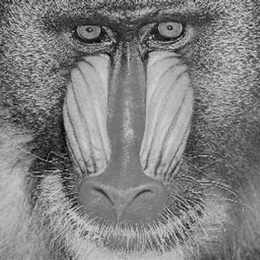
%> input picture Images/Baboon.tif, 260 x 260 px, shrunk from 512 x 512 before the run; its folder holds only this picture in this run
$ octave q2_executor.m   (GNU Octave 9; MATLAB toolbox functions it lacks are replaced by stand-ins)
%> lines starting %> are read from the running program, lines starting %| are printed output that depends on the picture
### Quantization.m
function Q_Image = Quantization(original_image,d)

    [H, W] = size(original_image);
    %========================================================
    Cols_Vector = int16(reshape(original_image, 1, []));
    Rows_Vector = int16(reshape(original_image', 1, []));
    %========================================================
    for i=2:length(Cols_Vector)
        %----------------------------------------------
        if abs(Cols_Vector(i-1) - Cols_Vector(i)) <= d
            Cols_Vector(i) = Cols_Vector(i-1);
        end
        %----------------------------------------------
        if abs(Rows_Vector(i-1) - Rows_Vector(i)) <= d
            Rows_Vector(i) = Rows_Vector(i-1);
        end
        %----------------------------------------------
    end
    %----------------------------------------------
    Cols_Vector = uint8(Cols_Vector);
    Rows_Vector = uint8(Rows_Vector);
    %========================================================
    C_rle = rlc(Cols_Vector);
    R_rle = rlc(Rows_Vector);
    %========================================================
    Entropy_C =  My_Entropy(C_rle{1})*length(C_rle{1})/(H*W) + ...
                 My_Entropy(C_rle{2})*length(C_rle{2})/(H*W);
    %==============================================
    Entropy_R =  My_Entropy(R_rle{1})*length(R_rle{1})/(H*W) + ...
                 My_Entropy(R_rle{2})*length(R_rle{2})/(H*W);
    %========================================================
    if Entropy_C >= Entropy_R
        Q_Image = uint8(reshape(Rows_Vector, H, W)');
    else
        Q_Image = uint8(reshape(Cols_Vector, H, W));
    end
    %========================================================
end

### rlc.m
function data = rlc(x)
% data = rle(x) (de)compresses the data with the RLE-Algorithm
%   Compression:
%      if x is a numbervector data{1} contains the values
%      and data{2} contains the run lenths
%
%   Decompression:
%      if x is a cell array, data contains the uncompressed values
%
%      Version 1.0 by Stefan Eireiner (<a href="mailto:stefan-e@web.de?subject=rle">stefan-e@web.de</a>)
%      based on Code by Peter J. Acklam
%      last change 14.05.2004

if iscell(x) % decoding
	i = cumsum([ 1 x{2} ]);
	j = zeros(1, i(end)-1);
	j(i(1:end-1)) = 1;
	data = x{1}(cumsum(j));

else % encoding
	if size(x,1) > size(x,2), x = x'; end % if x is a column vector, tronspose
    i = [ find( x(1:end-1) ~= x(2:end) ) length(x) ];
	data{2} = diff([ 0 i ]);
	data{1} = x(i);
end

### My_Entropy.m
function E = My_Entropy(Input_Image)

    Input_Image = reshape(Input_Image, 1, []);
    if min(Input_Image) ~= 1
        Input_Image = Input_Image - min(Input_Image) + 1;
    end
    p = zeros(1,max(Input_Image));
    for i = 1:length(Input_Image)
        p(Input_Image(i)) = p(Input_Image(i)) + 1;
    end
    p = p/sum(p);
    p(p==0) = [];
    E = sum(-p.*log2(p));
end

### My_MSE.m
function MSE = My_MSE(Original_Image, Reconstructed_Image)
    % Ensure both images are of the same size
    assert(isequal(size(Original_Image), size(Reconstructed_Image)), 'Both images must have the same size.');

    Original_Image = int16(Original_Image);
    Reconstructed_Image = int16(Reconstructed_Image);

    % Compute the squared difference between the images
    squared_diff = (Original_Image - Reconstructed_Image).^2 ;

    % Calculate the MSE
    MSE = sum(squared_diff(:)) / numel(Original_Image);
end

### My_PSNR.m
function PSNR = My_PSNR(Original_Image, Reconstructed_Image)
    MSE = My_MSE(Original_Image, Reconstructed_Image);
    max_pixel_value = 255;
    if MSE ==0
        PSNR = inf;
    else
        PSNR = 10 * log10((max_pixel_value^2) / MSE);
    end
end

### q2_executor.m
clc
clear
%=======================================================
d = 5 ;
%=======================================================
files = dir(fullfile('Images'));
numFiles = numel(files);
total_entropy = 0 ;
toall_PSNR = 0 ;
%=======================================================
for fileIndex=3:numFiles
    %=======================================================
    original_Image = imread(fullfile('Images', files(fileIndex).name)) ;
%> original_Image is the input picture: size 260x260 uint8; min 0, max 225, mean 128.5
    s = size(original_Image);
%> s = [260 260]
    %=======================================================
    Q_Image = Quantization(original_Image,d);
%> in rlc, `i = [ find( x(1:end-1) ~= x(2:end) ) length(x) ];`: i = 47077 values from 1 to 67600
%> in Quantization, `C_rle = rlc(Cols_Vector);`: C_rle = 2 items
%> after the loop in My_Entropy, `for i = 1:length(Input_Image)`: p = 226 values, max 497 at index 127, min 0 at index 2, mean 208.3
%> in My_Entropy, `p = p/sum(p);`: p = 226 values, max 0.0106 at index 127, min 0 at index 2, mean 0.00442
%> in My_Entropy, `E = sum(-p.*log2(p));`: E = 7.28
%> in Quantization, `Entropy_C =  My_Entropy(C_rle{1})*length(C_rle{1})/(H*W) + My_Entropy(..`: Entropy_C = 5.92
%> in Quantization, `Entropy_R =  My_Entropy(R_rle{1})*length(R_rle{1})/(H*W) + My_Entropy(..`: Entropy_R = 6
    %=======================================================
    Input_data = Q_Image(:)' ;
    %=======================================================
    % (Encoding)
    compressed_data = rlc(Input_data);
%> compressed_data = 2 items
    %=======================================================
    % (Decoding)
    reconstructed_data = rlc(compressed_data);
    reconstructed_image = reshape(reconstructed_data, s);
    %=======================================================
    % (Entropy of compressed data)
    values_entropy      = My_Entropy(compressed_data{1}) * length(compressed_data{1})/(s(1)*s(2));
%> values_entropy = 5.07
    run_lenghts_entropy = My_Entropy(compressed_data{2}) * length(compressed_data{2})/(s(1)*s(2));
%> run_lenghts_entropy = 0.852
    Entropy = values_entropy + run_lenghts_entropy  ;
%> Entropy = 5.92
    %=======================================================
    PSNR = My_PSNR(original_Image, reconstructed_image);
%> in My_MSE, `squared_diff = (Original_Image - Reconstructed_Image).^2 ;`:
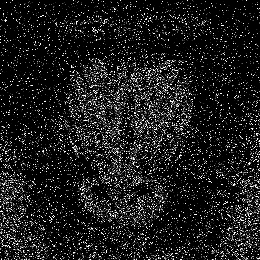
%> squared_diff: size 260x260 int16; min 0, max 25, mean 2.9; drawn with min black and max white
%> in My_MSE, `MSE = sum(squared_diff(:)) / numel(Original_Image);`: MSE = 2.85
%> in My_PSNR, `PSNR = 10 * log10((max_pixel_value^2) / MSE);`: PSNR = 43.58
%> PSNR = 43.58
    %=======================================================
    disp(['image: ', files(fileIndex).name]);
    fprintf('Entropy: %.4f\n', Entropy);
%| Entropy: 5.9244
    fprintf('PSNR: %.4f\n', PSNR);
%| PSNR: 43.5807
    disp('======================================');
    total_entropy = total_entropy + Entropy ;
%> total_entropy = 5.92
    toall_PSNR = toall_PSNR + PSNR ;
%> toall_PSNR = 43.58
%=======================================================
end
fprintf('Average_Entropy: %.4f\n', total_entropy/10);
%| Average_Entropy: 0.5924
fprintf('Average_PSNR: %.4f\n', toall_PSNR/10);
%| Average_PSNR: 4.3581
%=======================================================

$ run again, on Images/Livingroom.tif
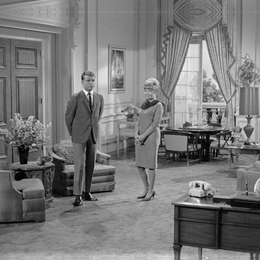
%> input picture Images/Livingroom.tif, 260 x 260 px, shrunk from 512 x 512 before the run
%> original_Image is the input picture: size 260x260 uint8; min 0, max 255, mean 120.9
%> i = 31481 values from 1 to 67600
%> C_rle = 2 items
%> after the loop in My_Entropy, `for i = 1:length(Input_Image)`: p = 255 values, max 332 at index 131, min 0 at index 241, mean 123.5
%> in My_Entropy, `p = p/sum(p);`: p = 255 values, max 0.0105 at index 131, min 0 at index 241, mean 0.00392
%> E = 7.49
%> Entropy_C = 4.39
%> Entropy_R = 4.66
%> compressed_data = 2 items
%> values_entropy = 3.49
%> run_lenghts_entropy = 0.906
%> Entropy = 4.39
%> in My_MSE, `squared_diff = (Original_Image - Reconstructed_Image).^2 ;`:
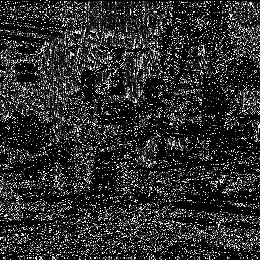
%> squared_diff: size 260x260 int16; min 0, max 25, mean 4.4; drawn with min black and max white
%> in My_MSE, `MSE = sum(squared_diff(:)) / numel(Original_Image);`: MSE = 4.36
%> in My_PSNR, `PSNR = 10 * log10((max_pixel_value^2) / MSE);`: PSNR = 41.74
%| Entropy: 4.3934
%| PSNR: 41.7377
%> total_entropy = 4.39
%> toall_PSNR = 41.74
%| Average_Entropy: 0.4393
%| Average_PSNR: 4.1738

$ run again, on Images/MRI_1.tif
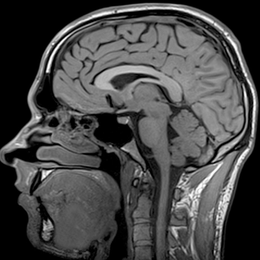
%> input picture Images/MRI_1.tif, 260 x 260 px, shrunk from 512 x 512 before the run
%> original_Image is the input picture: size 260x260 uint8; min 0, max 255, mean 71.5
%> i = 29634 values from 148 to 67600
%> C_rle = 2 items
%> after the loop in My_Entropy, `for i = 1:length(Input_Image)`: p = 255 values, max 574 at index 1, min 4 at index 252, mean 116.2
%> in My_Entropy, `p = p/sum(p);`: p = 255 values, max 0.0194 at index 1, min 0.000135 at index 252, mean 0.00392
%> E = 7.56
%> Entropy_C = 4.07
%> Entropy_R = 4.09
%> compressed_data = 2 items
%> values_entropy = 3.31
%> run_lenghts_entropy = 0.757
%> Entropy = 4.07
%> in My_MSE, `squared_diff = (Original_Image - Reconstructed_Image).^2 ;`:
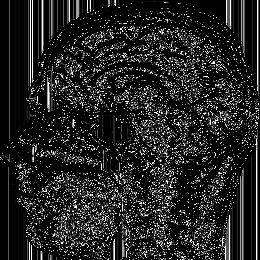
%> squared_diff: size 260x260 int16; min 0, max 25, mean 3.5; drawn with min black and max white
%> in My_MSE, `MSE = sum(squared_diff(:)) / numel(Original_Image);`: MSE = 3.53
%> in My_PSNR, `PSNR = 10 * log10((max_pixel_value^2) / MSE);`: PSNR = 42.66
%| Entropy: 4.0700
%| PSNR: 42.6573
%> total_entropy = 4.07
%> toall_PSNR = 42.66
%| Average_Entropy: 0.4070
%| Average_PSNR: 4.2657
